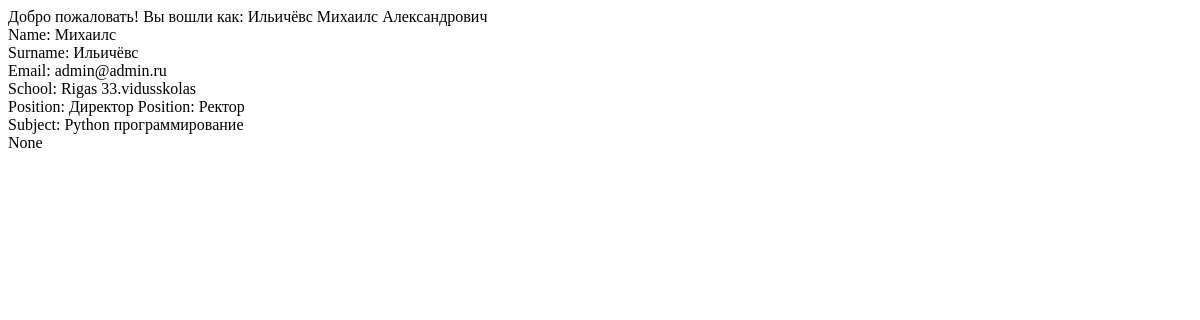
/ (signed in), run on an earlier commit of the app's database.
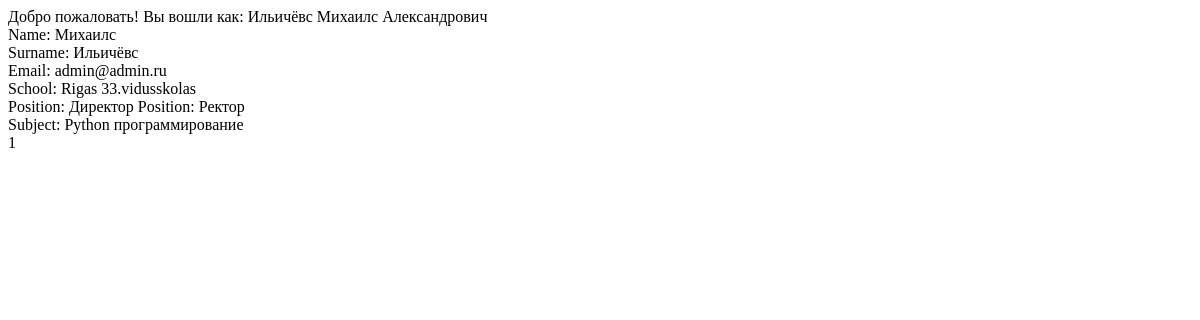
And on a later commit of the database.
### school/models.py (models this page shows, shortened)
class Employees(models.Model):
    user = models.ForeignKey(settings.AUTH_USER_MODEL, on_delete=models.CASCADE)
    first_name = models.CharField(_("Имя"), max_length=50)
    last_name = models.CharField(_("Фамилия"), max_length=50)
    surname = models.CharField(_("Отчество"), max_length=50, blank=True, null=True)
    phone = PhoneNumberField(_('Номер телефона:'), null=True, blank=True, unique=True)
    management = models.BooleanField(_("Сотрудник может иметь класное руководство?"), null=True, blank=True)
    class Meta:
        verbose_name = 'Сотрудник'
        verbose_name_plural = 'Сотрудники'
    def __str__(self):
        return f'{self.last_name} {self.first_name} {self.surname}'

class Classes(models.Model):
    school = models.ForeignKey("settings.Schools", verbose_name=_("Школа"), on_delete=models.CASCADE)
    number = models.IntegerField(_("Номер классы/группы"))
    def __str__(self):
        return f'{self.number}'
    class Meta:
        verbose_name = 'Класс/группа'
        verbose_name_plural = 'Классы/группы'

### users/models.py (models this page shows)
class User(AbstractUser):
    age = models.IntegerField('Возраст', blank=True, default=0)

### settings/models.py (models this page shows)
class Schools(models.Model):
    full_name = models.CharField(_('Полное название'), max_length=128)
    short_name = models.CharField(_('Сокращенное название'), max_length=8)
    number = models.IntegerField(_('Номер (если есть)'), blank=True, null=True)
    address = models.CharField(_('Адрес'), max_length=128)
    phone = PhoneNumberField(_('Номер телефона:'), null=False, blank=False, unique=True)
    class Meta:
        verbose_name = 'Школа'
        verbose_name_plural = 'Школы'
    def __str__(self):
        return self.full_name

class Positions(models.Model):
    name = models.CharField(_("Название"), max_length=50)
    class Meta:
        verbose_name = 'Должность'
        verbose_name_plural = 'Должности'
    def __str__(self):
        return self.name

class AcademicSubjects(models.Model):
    name = models.CharField(_("Название"), max_length=50)
    class Meta:
        verbose_name = 'Предмет'
        verbose_name_plural = 'Учебные предметы'
    def __str__(self):
        return self.name

### index/views.py (the view)
# urls.py: path('', render_indexpage, name="home"),
@login_required(login_url='index:login')
def render_indexpage(request):
        employees = Employees.objects.get(user=request.user)
        classes = Items.objects.filter(teacher=employees)
        def filters(self):
            for item in classes.filter():
                return item.classes
        return render(request, 'page/auth/index.html', {'employees': employees, 'classes': filters(request)})

### templates/page/auth/index.html (shortened to what this page needs)
Добро пожаловать! Вы вошли как: {{ employees }}
Name: {{ user.first_name }} <br>
Surname: {{ user.last_name }} <br>
Email: {{ user.email }} <br>
{% for item in employees.placework_set.all %}
{% for items in item.school.all %}
School: {{ items }}
{% endfor %} <br>
{% for items in item.position.all %}
Position: {{ items }}
{% endfor %} <br>
{% for items in item.subject.all %}
Subject: {{ items }}
{% endfor %} <br>
{% endfor %}
{{ classes }}

What changed in the data, as far as the page shows it:
added Classes: number "1"
Also different on the page:
{{ classes }}: "None" → (not shown)
